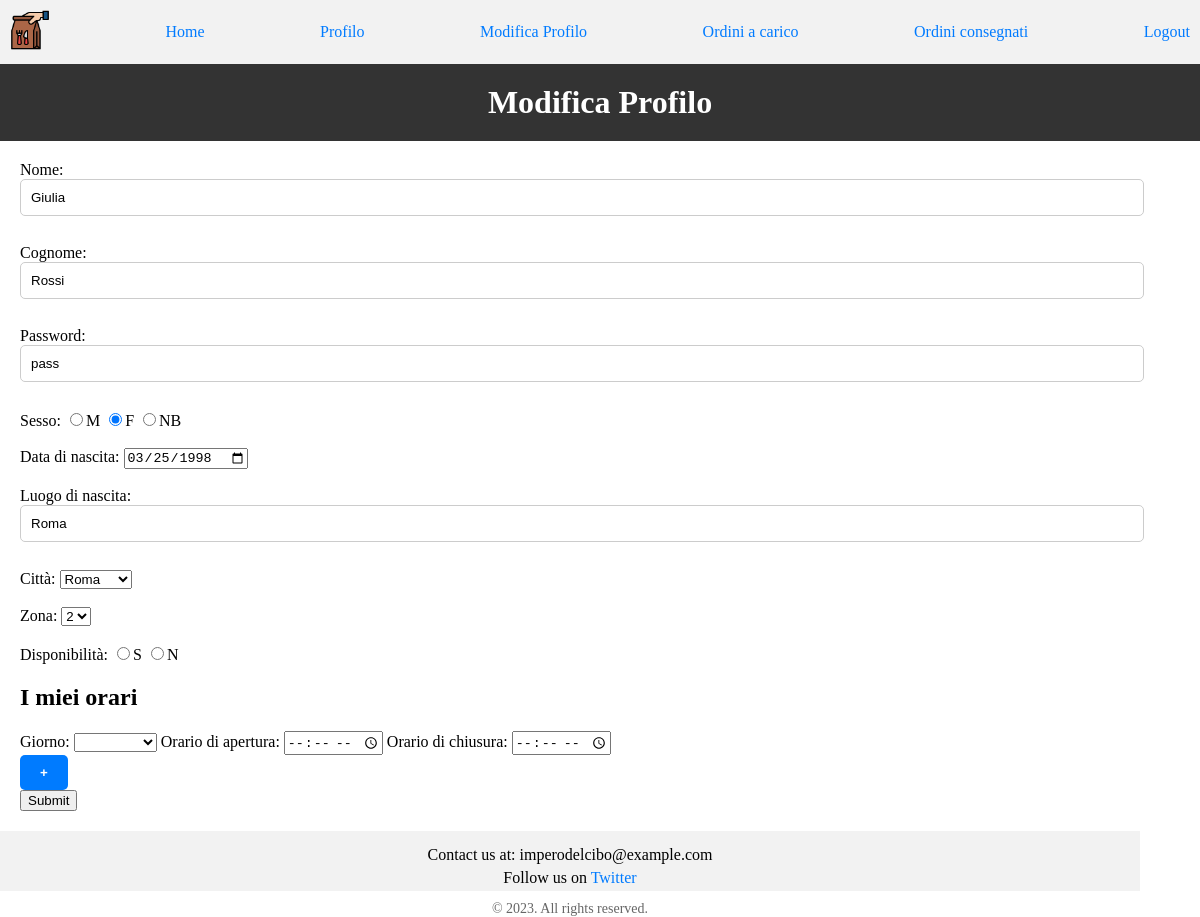
Page /applicativo/frontend/modificaprofilo_fattorino.php (signed in) on the committed database.
### tables this page shows
CREATE TABLE `fattorino` (
  `mail` varchar(40) NOT NULL,
  `password` varchar(30) NOT NULL,
  `nome` char(20) NOT NULL,
  `cognome` char(20) NOT NULL,
  `sesso` enum('M','F','NB') NOT NULL,
  `datanascita` date NOT NULL,
  `luogonascita` char(25) NOT NULL,
  `citta` enum('Milano','Roma','Palermo','Torino','Cagliari','Trento') DEFAULT NULL,
  `disponibilita` enum('S','N') NOT NULL DEFAULT 'N',
  `credito` float(4,2) NOT NULL DEFAULT 0.00
);

CREATE TABLE `operainfatt` (
  `mailfatt` varchar(40) NOT NULL,
  `zona` enum('1','2','3','4','5') NOT NULL
);

### applicativo/frontend/modificaprofilo_fattorino.php (the view, shortened to what this page needs)
<!DOCTYPE html>
<?php
	include("../common/connessione.php");
	if(isset($_SESSION['utente'])) {
	$mail = $_SESSION['utente'];
	$query=mysqli_query($conn,"select * from `fattorino` where mail='$mail'");
	$row=mysqli_fetch_array($query);
	$query2=mysqli_query($conn,"select * from `operainfatt` where mailfatt='$mail'");
	$row2=mysqli_fetch_array($query2);
	}
?>
<html lang="it">
	<head>
		<link rel="stylesheet" type="text/css" href="../css/stile.css">
	</head>
	<?php include("../common/navbar_fattorino.php"); ?>
		<h1>Modifica Profilo</h1>
<section class="page-content">
	<body>
		<form method="POST" action="../backend/modificaprofilo_fatt.php?id=<?php echo $mail; ?>" onsubmit="return validazione()">
				<label for="nome">Nome: </label>
			<input type="text" id="nome" name="nome" value="<?php echo $row['nome'];?>" maxlength="20" required>
			<br><br>
			<label for="cognome">Cognome: </label>
			<input type="text" id="cognome" name="cognome" value="<?php echo $row['cognome'];?>" maxlength="20" required>
			<br><br>
			<label for="password">Password: </label>
			<input type="text" id="password" name="password" value="<?php echo $row['password']; ?>" maxlength="30" required>
			<br><br>
			<span>Sesso: </span>
			<input type="radio" name="sesso" id="m" <?php if (isset($row["sesso"]) && $row["sesso"]=="M") echo "checked";?> value="m" required><label for="m">M</label>
        	<input type="radio" name="sesso" id="f" <?php if (isset($row["sesso"]) && $row["sesso"]=="F") echo "checked";?> value="f"><label for="f">F</label>
       		<input type="radio" name="sesso" id="nb" <?php if (isset($row["sesso"]) && $row["sesso"]=="NB") echo "checked";?> value="nb"><label for="nb">NB</label>
			<br><br>
			<label for="datanascita">Data di nascita: </label>
        	<input type="date" id="datanascita" name="datanascita" value="<?php echo $row["datanascita"];?>" action="checkAge()" required>
			<br><br>
			<label for="luogonascita">Luogo di nascita:</label>
			<input type="text" id="luogonascita" value="<?php echo $row['luogonascita'];?>" name="luogonascita" maxlength="25" required>
			<br><br>
			<label for="citta">Città: </label>
			<select id="citta" name="citta" required>
            	<option value="roma" <?php echo ($row['citta'] == "Roma") ? "selected" : "";?>>Roma</option>
        	</select>
			<br><br>
			<label for="zona">Zona: </label>
    		<select id="zona" name="zona" required>
        		<option value="2" <?php echo ($row2['zona'] == "2") ? "selected" : "";?>>2</option>
    		</select>
			<br><br>
			Disponibilità:
			<input type="radio" name="disponibilita" id="s" <?php if (isset($row["disponibilita"]) && $row["disponibilita"]=="s") echo "checked";?> value="s" required><label for="s">S</label>
        	<input type="radio" name="disponibilita" id="n" <?php if (isset($row["disponibilita"]) && $row["disponibilita"]=="n") echo "checked";?> value="n"><label for="n">N</label>
		<div class="tab" id="orari">
            <h2>I miei orari</h2>
            <div id="dynamicFieldContainer">
                <div class="dynamicField">
                    <label for="giorno0">Giorno: </label>
                    <select id="giorno0" name="giorno[]">
                        <option disabled selected value></option>
                        <option value="Lunedì">Lunedì</option>
                    </select>
                    <label for="orainizio0">Orario di apertura: </label>
                    <input type="time" id="orainizio0" name="orainizio[]" step="300">
                    <label for="orafine0">Orario di chiusura: </label>
                    <input type="time" id="orafine0" name="orafine[]" step="300">
                </div>
            </div>
            <button type="button" onclick="aggiungiCampo()">+</button>
        </div>
		<input type="submit" name="submit">
		</form>
	</section>
	</body>
</html>

### applicativo/css/stile.css (style rules this page uses)
body { padding: 0; margin: 0; padding-bottom: 60px; min-height: 100vh; position: relative; flex-direction: column; }
h1 { flex-grow: 1; background-color: #333; color: #fff; padding: 20px; text-align: center; margin: 0; }
button { background-color: #007bff; color: #fff; border: none; padding: 10px 20px; cursor: pointer; font-weight: bold; border-radius: 5px; }
input[type="text"], input[type="number"], input[type="float"] { width: 95%; padding: 10px; margin-bottom: 10px; border: 1px solid #ccc; border-radius: 5px; }
a { color: #007bff; text-decoration: none; }
footer { background-color: #f2f2f2; padding: 10px; text-align: center; box-sizing: border-box; width: 95%; height: 60px; position: absolute; bottom: 0; }
.footer-content { margin-bottom: 10px; }
.footer-content p { margin: 5px 0; }
.footer-content a { text-decoration: none; color: #007bff; }
.copyright { font-size: 14px; color: #666; }
.page-content { padding: 20px; width: 100%; box-sizing: border-box; }

### rows in the picture
fattorino: nome "Giulia", cognome "Rossi", password "pass", sesso "☐ M", sesso "☑ F", sesso "☐ NB", datanascita "03/25/1998", luogonascita "Roma", citta "Roma", disponibilita "☐ S", disponibilita "☐ N"
operainfatt: zona "2"
